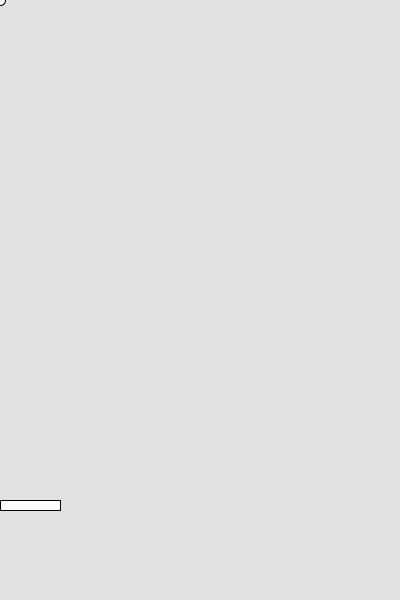
Frame 1 (no input)
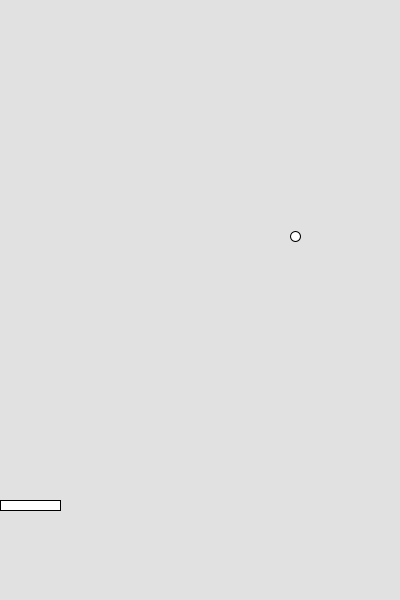
Frame 60 (the mouse pressed at the canvas centre just before this capture)
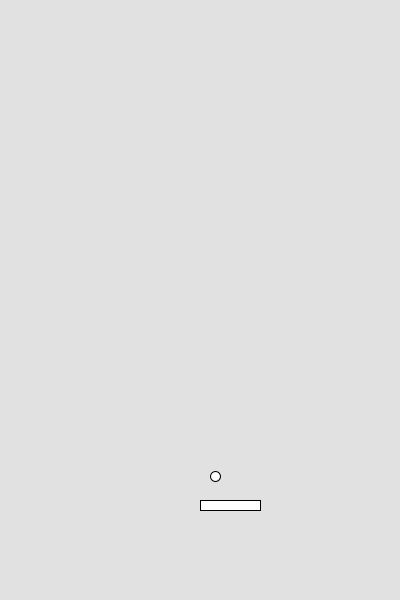
Frame 120 (the mouse held since frame 60 and released just before this capture)

The Processing sketch that drew these frames (run headless with seeded random() and noise(); from frame 60 on, the mouse is pressed at the canvas centre):

// Processing sketch: brick_breaker
// ── brick_breaker.pde
//speed of ball 
float y;
float x;
int speedX;
int speedY;


void setup() {
  //creat canvas to work on
  size(400, 600);
  //speed
  speedX= 5;
  speedY= 4;
}



void draw() {
  //make background
  background(225);

  //make ball move
  println("in the draw function, y has this value: ");
  println(y);
  println("in the draw function, x has this value: ");
  println(x);



 
  //make circle
  ellipse(x, y, 10, 10);
  

  //make rect that ball bouces off
  translate(mouseX, 0);
  rect(0, 500, 60, 10);

  // speed
  x = x + speedX;
  y = y + speedY;
  
  //making ball bounce when it hits he right edge of the screen
  if (x > 400){
    speedX *= -1;
  }
  
 
 
  
}
